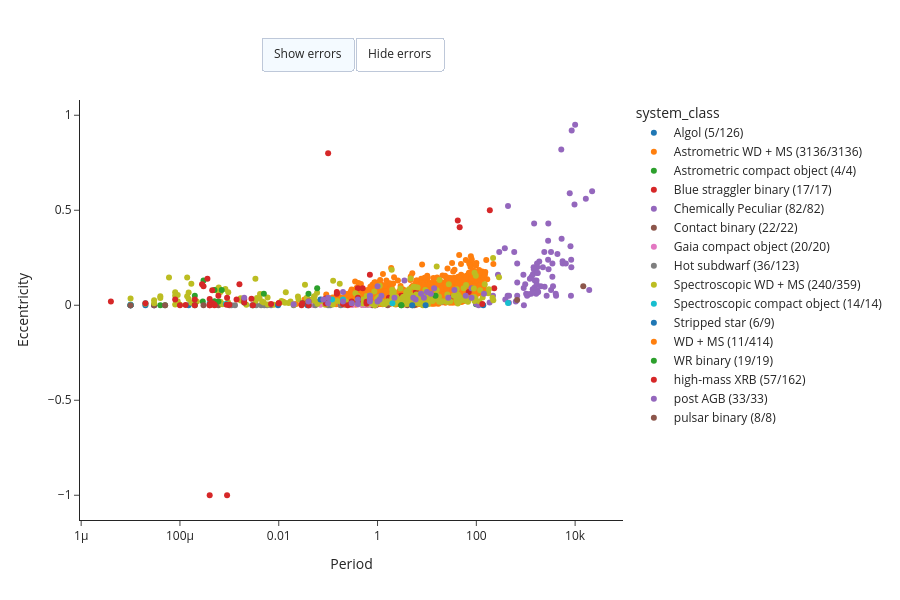

This figure's notebook cell:
### Code cell
plot_catalog(
    df,
    x="Period",
    y="Eccentricity",
    color_by="system_class",
    logx=True,
)

### Figure 1 — Plotly figure (JSON) as saved in the notebook; plotly's stock layout.template omitted (floating-point values rounded to 4 significant figures; data arrays with more than 128 entries replaced by an {"elided": "..."} marker saying what was removed)
{"data": [{"customdata": [["VFTS 061", "O9.7: V:", "ON8.5 III:"], ["VFTS 652", "O9 III:", "B2 Ip"], ["VFTS 538", "ON9 Ia", "O7.5: I:(f)"], ["VFTS 450", "O7::", "O9.7 III:"], ["Mu1 Sco", "B1V", "B:"]], "error_x": {"array": [2.333, 8.589, 4.16, 6.892, 1.446], "arrayminus": [0.0, 0.0, 0.0, 0.0, 0.0], "symmetric": false, "type": "data", "visible": false}, "error_y": {"array": [NaN, NaN, NaN, NaN, NaN], "arrayminus": [NaN, NaN, NaN, NaN, NaN], "symmetric": false, "type": "data", "visible": false}, "hovertemplate": "<b>%{customdata[0]}</b><br>Period: %Period<br>Eccentricity: %Eccentricity<br>Type1: %{customdata[1]}<br>Type2: %{customdata[2]}<extra></extra>", "mode": "markers", "name": "Algol (5/126)", "type": "scatter", "x": [1e-05, 0.00015, 2e-05, 3e-05, 1e-05], "y": [0.0, 0.0, 0.0, 0.0, 0.0]}, {"customdata": {"elided": "3136x3 str values"}, "error_x": {"array": {"elided": "3136 float values"}, "arrayminus": {"elided": "3136 float values"}, "symmetric": false, "type": "data", "visible": false}, "error_y": {"array": {"elided": "3136 float values"}, "arrayminus": {"elided": "3136 float values"}, "symmetric": false, "type": "data", "visible": false}, "hovertemplate": "<b>%{customdata[0]}</b><br>Period: %Period<br>Eccentricity: %Eccentricity<br>Type1: %{customdata[1]}<br>Type2: %{customdata[2]}<extra></extra>", "mode": "markers", "name": "Astrometric WD + MS (3136/3136)", "type": "scatter", "x": {"elided": "3136 float values"}, "y": {"elided": "3136 float values"}}, {"customdata": [["Gaia BH1", "MS", "BH"], ["Gaia BH2", "RG", "BH"], ["Gaia BH3", "RG", "BH"], ["Gaia NS1", "MS", "NS"]], "error_x": {"array": [185.4, 1276.0, 4155.0, 730.4], "arrayminus": [0.0, 0.0, 0.0, 0.0], "symmetric": false, "type": "data", "visible": false}, "error_y": {"array": [0.4323, 0.5167, 0.7243, 0.121], "arrayminus": [0.0, 0.0, 0.0, 0.0], "symmetric": false, "type": "data", "visible": false}, "hovertemplate": "<b>%{customdata[0]}</b><br>Period: %Period<br>Eccentricity: %Eccentricity<br>Type1: %{customdata[1]}<br>Type2: %{customdata[2]}<extra></extra>", "mode": "markers", "name": "Astrometric compact object (4/4)", "type": "scatter", "x": [0.003, 0.6, 98.5, 0.5], "y": [2e-05, 0.0009, 0.0048, 0.002]}, {"customdata": [["Cl* NGC 188 PKM 451", "MS", "WD"], ["Cl* NGC 188 PKM 1888", "MS", "WD"], ["Cl* NGC 188 PKM 2679", "MS", "WD"], ["Cl* NGC 188 PKM 4348", "MS", "WD"], ["Cl* NGC 188 PKM 4540", "MS", "WD"], ["Cl* NGC 188 PKM 4581", "MS", "WD"], ["Cl* NGC 188 PKM 4589", "MS", "WD"], ["Cl* NGC 188 PKM 4970", "MS", "WD"], ["Cl* NGC 188 PKM 5325", "MS", "WD"], ["Cl* NGC 188 PKM 5350", "MS", "WD"], ["Cl* NGC 188 PKM 5379", "MS", "WD"], ["Cl* NGC 188 PKM 5434", "MS", "WD"], ["Cl* NGC 188 PKM 5671", "MS", "WD"], ["[NMM2020] WOCS 5011", "MS", "WD"], ["[NMM2020] WOCS 10011", "MS", "WD"], ["[NMM2020] WOCS 20009", "MS", "WD"], ["[NMM2020] WOCS 36011", "MS", "WD"]], "error_x": {"array": [718.0, 2210.0, 1025.0, 1160.0, 2960.0, 545.1, 613.5, 1000.0, 1760.0, 687.0, 120.2, 1268.0, 1416.0, 2650.0, 511.0, 3960.0, 217.2], "arrayminus": [0.0, 0.0, 0.0, 0.0, 0.0, 0.0, 0.0, 0.0, 0.0, 0.0, 0.0, 0.0, 0.0, 0.0, 0.0, 0.0, 0.0], "symmetric": false, "type": "data", "visible": false}, "error_y": {"array": [0.31, 0.17, 0.02, 0.04, 0.29, 0.254, 0.17, 0.082, 0.74, 0.02, 0.21, 0.533, 0.268, 0.28, 0.3, 0.18, 0.65], "arrayminus": [0.0, 0.0, 0.0, 0.0, 0.0, 0.0, 0.0, 0.0, 0.0, 0.0, 0.0, 0.0, 0.0, 0.0, 0.0, 0.0, 0.0], "symmetric": false, "type": "data", "visible": false}, "hovertemplate": "<b>%{customdata[0]}</b><br>Period: %Period<br>Eccentricity: %Eccentricity<br>Type1: %{customdata[1]}<br>Type2: %{customdata[2]}<extra></extra>", "mode": "markers", "name": "Blue straggler binary (17/17)", "type": "scatter", "x": [4.0, 30.0, 8.0, 8.0, 70.0, 1.6, 1.7, 2.4, 12.0, 3.0, 0.04, 9.0, 7.0, 60.0, 6.0, 230.0, 0.4], "y": [0.03, 0.04, 0.05, 0.05, 0.07, 0.015, 0.04, 0.013, 0.03, 0.05, 0.03, 0.018, 0.018, 0.04, 0.07, 0.09, 0.09]}, {"customdata": {"elided": "82x3 str values"}, "error_x": {"array": [NaN, NaN, NaN, NaN, NaN, NaN, NaN, NaN, NaN, NaN, NaN, NaN, NaN, NaN, NaN, NaN, NaN, NaN, NaN, NaN, NaN, NaN, NaN, NaN, NaN, NaN, NaN, NaN, NaN, NaN, NaN, NaN, NaN, NaN, NaN, NaN, NaN, NaN, NaN, NaN, NaN, NaN, NaN, NaN, NaN, NaN, NaN, NaN, NaN, NaN, NaN, NaN, NaN, NaN, NaN, NaN, NaN, NaN, NaN, NaN, NaN, NaN, NaN, NaN, NaN, NaN, NaN, NaN, NaN, NaN, NaN, NaN, NaN, NaN, NaN, NaN, NaN, NaN, 4845.0, 1579.0, 1505.0, 2737.0], "arrayminus": [NaN, NaN, NaN, NaN, NaN, NaN, NaN, NaN, NaN, NaN, NaN, NaN, NaN, NaN, NaN, NaN, NaN, NaN, NaN, NaN, NaN, NaN, NaN, NaN, NaN, NaN, NaN, NaN, NaN, NaN, NaN, NaN, NaN, NaN, NaN, NaN, NaN, NaN, NaN, NaN, NaN, NaN, NaN, NaN, NaN, NaN, NaN, NaN, NaN, NaN, NaN, NaN, NaN, NaN, NaN, NaN, NaN, NaN, NaN, NaN, NaN, NaN, NaN, NaN, NaN, NaN, NaN, NaN, NaN, NaN, NaN, NaN, NaN, NaN, NaN, NaN, NaN, NaN, 0.0, 0.0, 0.0, 0.0], "symmetric": false, "type": "data", "visible": false}, "error_y": {"array": [NaN, NaN, -0.05, NaN, NaN, NaN, NaN, NaN, NaN, NaN, NaN, -0.05, -0.05, NaN, -0.05, NaN, NaN, -0.05, -0.05, -0.05, NaN, NaN, NaN, NaN, NaN, NaN, NaN, NaN, NaN, NaN, NaN, NaN, NaN, NaN, NaN, NaN, NaN, NaN, NaN, NaN, NaN, NaN, NaN, NaN, NaN, NaN, NaN, NaN, NaN, NaN, NaN, NaN, NaN, NaN, NaN, NaN, NaN, NaN, NaN, NaN, NaN, NaN, NaN, NaN, NaN, NaN, NaN, NaN, NaN, NaN, NaN, NaN, NaN, NaN, NaN, NaN, NaN, NaN, 0.056, 0.064, 0.07, 0.309], "arrayminus": [NaN, NaN, 0.05, NaN, NaN, NaN, NaN, NaN, NaN, NaN, NaN, 0.05, 0.05, NaN, 0.05, NaN, NaN, 0.05, 0.05, 0.05, NaN, NaN, NaN, NaN, NaN, NaN, NaN, NaN, NaN, NaN, NaN, NaN, NaN, NaN, NaN, NaN, NaN, NaN, NaN, NaN, NaN, NaN, NaN, NaN, NaN, NaN, NaN, NaN, NaN, NaN, NaN, NaN, NaN, NaN, NaN, NaN, NaN, NaN, NaN, NaN, NaN, NaN, NaN, NaN, NaN, NaN, NaN, NaN, NaN, NaN, NaN, NaN, NaN, NaN, NaN, NaN, NaN, NaN, 0.0, 0.0, 0.0, 0.0], "symmetric": false, "type": "data", "visible": false}, "hovertemplate": "<b>%{customdata[0]}</b><br>Period: %Period<br>Eccentricity: %Eccentricity<br>Type1: %{customdata[1]}<br>Type2: %{customdata[2]}<extra></extra>", "mode": "markers", "name": "Chemically Peculiar (82/82)", "type": "scatter", "x": [8383.0, 5573.0, 430.0, 975.6, 909.9, 2410.0, 274.3, 673.0, 5244.0, 1314.0, 1384.0, 217.2, 459.4, 1508.0, 2652.0, 1146.0, 291.0, 8231.0, 672.0, 4117.0, 1399.0, 437.9, 386.0, 3260.0, 3470.0, 3253.0, 1881.0, 2018.0, 8059.0, 2226.0, 377.8, 1693.0, 1066.0, 5609.0, 1689.0, 629.0, 457.0, 1785.0, 897.0, 2896.0, 9718.0, 8314.0, 1214.0, 672.0, 3464.0, 80.0, 1630.0, 1445.0, 1754.0, 918.0, 1653.0, 16470.0, 1711.0, 19300.0, 3570.0, 22060.0, 185.7, 8523.0, 10000.0, 5324.0, 1461.0, 1668.0, 2866.0, 4049.0, 4382.0, 7780.0, 584.9, 1735.0, 1710.0, 2837.0, 6489.0, 2378.0, 2837.0, 1529.0, 1019.0, 111.0, 1294.0, 1479.0, 20.0, 6.0, 11.0, 99.0], "y": [0.2, 0.232, 0.05, 0.11, 0.091, 0.098, 0.161, 0.12, 0.82, 0.15, 0.084, 0.05, 0.05, 0.093, 0.05, 0.058, 0.28, 0.05, 0.05, 0.05, 0.163, 0.523, 0.03, 0.08, 0.22, 0.28, 0.23, 0.1, 0.31, 0.2, 0.3, 0.22, 0.05, 0.22, 0.08, 0.02, 0.013, 0.07, 0.16, 0.19, 0.53, 0.24, 0.14, 0.22, 0.15, 0.09, 0.06, 0.2, 0.17, 0.0, 0.13, 0.56, 0.2, 0.08, 0.1, 0.6, 0.015, 0.92, 0.95, 0.35, 0.19, 0.11, 0.43, 0.06, 0.27, 0.59, 0.28, 0.07, 0.17, 0.34, 0.22, 0.28, 0.24, 0.13, 0.06, 0.0, 0.06, 0.43, 0.019, 0.011, 0.06, 0.008]}, {"customdata": [["LSS 3074", "O6-7:(f):, Contact", "O4 f +, Contact"], ["MY Cam", "O4.5-6V, Contact", "O6V, Contact"], ["OGLE SMC-SC10 108086", "O9V, Contact", "O9.5-B0V, Contact"], ["TU Mus", "O7V, Contact", "O8V, Contact"], ["V382 Cyg", "O6.5V((f)), Contact", "O6V((f)), Contact"], ["VFTS 352", "O4.5 V(n)((fc))z, Contact", "O5.5 V(n)((fc))z, Contact"], ["CT Tau", "B1V, Contact", "B1V, Contact"], ["GU Mon", "B1V, Contact", "B1V, Contact"], ["SV Cen", "B, Contact?", "B, Contact?"], ["V606 Cen", "B0.5V, Contact", "B2V, Contact"], ["V701 Sco", "B1-1.5V, Contact", "B1-1.5V, Contact"], ["V745 Cas", "B0V, Contact", "B1-2 IV/V, Contact"], ["VFTS 066", "B0V, Contact", "B1.5III, Contact"], ["RZ Pyx", "B5V, Contact", "B5/7V, Contact"], ["LY Aur", "O9II, Contact", "O9III, Contact"], ["XZ Cep", "O9.5V, Contact", "B1III, Contact"], ["V348 Car", "B0-B.05III , Contact", "B1III, Contact"], ["V729 Cyg", "O6.5-7 Ia, Contact", "Ofpe/WN9, Contact"], ["BH Cen", "B, Contact", "B, Contact"], ["HD 64315B", "O9V, Contact", "O9V, Contact"], ["DIRECT V4741 M31A", "O, Contact", "O, Contact"], ["DIRECT V1555 M31A", "O, Contact", "O, Contact"]], "error_x": {"array": [2.185, 1.175, NaN, 1.387, 1.886, 1.124, 0.6668, 0.8966, 1.657, 1.495, 0.7619, 1.411, 1.141, 0.6562, NaN, NaN, NaN, 6.598, NaN, 1.019, NaN, NaN], "arrayminus": [0.0, 0.0, NaN, 0.0, 0.0, 0.0, 0.0, 0.0, 0.0, 0.0, 0.0, 0.0, 0.0, 0.0, NaN, NaN, NaN, 0.0, NaN, 0.0, NaN, NaN], "symmetric": false, "type": "data", "visible": false}, "error_y": {"array": [0.0, 0.0, 0.0, 0.0, 0.0, 0.0, 0.0, 0.0, 0.0, 0.26, 0.0, 0.0, 0.0, 0.0, 0.0, 0.0, 0.0, 0.0, 0.0, 0.0, 0.0, 0.0], "arrayminus": [0.0, 0.0, 0.0, 0.0, 0.0, 0.0, 0.0, 0.0, 0.0, 0.0, 0.0, 0.0, 0.0, 0.0, 0.0, 0.0, 0.0, 0.0, 0.0, 0.0, 0.0, 0.0], "symmetric": false, "type": "data", "visible": false}, "hovertemplate": "<b>%{customdata[0]}</b><br>Period: %Period<br>Eccentricity: %Eccentricity<br>Type1: %{customdata[1]}<br>Type2: %{customdata[2]}<extra></extra>", "mode": "markers", "name": "Contact binary (22/22)", "type": "scatter", "x": [0.0006, 0.0, 0.8831, 0.0, 1e-05, 0.0, 0.0, 0.0, 0.001, 0.0, 0.0, 1e-05, 1e-05, 3e-05, 4.02, 5.097, 5.562, 3e-05, 0.7916, 0.0, 1.604, 0.917], "y": [0.0, 0.0, 0.0, 0.0, 0.0, 0.0, 0.0, 0.0, 0.0, 0.07, 0.0, 0.0, 0.0, 0.0, 0.0, 0.0, 0.0, 0.0, 0.0, 0.0, 0.0, 0.0]}, {"customdata": [["J0553-1349", "MS", "NS"], ["J2057-4742", "MS", "NS"], ["J1553-6846", "MS", "NS"], ["J2102+3703", "MS", "NS"], ["J0742-4749", "MS", "NS"], ["J0152-2049", "MS", "NS"], ["J0003-5604", "MS", "NS"], ["J1733+5808", "MS", "NS"], ["J1150-2203", "MS", "NS"], ["J1449+6919", "MS", "NS"], ["J0217-7541", "MS", "NS"], ["J0639-3655", "MS", "NS"], ["J1739+4502", "MS", "NS"], ["J0036-0932", "MS", "NS"], ["J1048+6547", "MS", "NS"], ["J2145+2837", "MS", "NS"], ["J2244-2236", "MS", "NS"], ["J0824+5254", "MS", "NS"], ["J0230+5950", "MS", "NS"], ["J0634+6256", "MS", "NS"]], "error_x": {"array": [189.0, 230.1, 310.1, 480.8, 497.2, 536.0, 561.5, 570.6, 631.6, 632.4, 635.4, 654.0, 656.8, 718.9, 822.0, 888.8, 937.8, 1023.0, 1024.0, 1044.0], "arrayminus": [0.0, 0.0, 0.0, 0.0, 0.0, 0.0, 0.0, 0.0, 0.0, 0.0, 0.0, 0.0, 0.0, 0.0, 0.0, 0.0, 0.0, 0.0, 0.0, 0.0], "symmetric": false, "type": "data", "visible": false}, "error_y": {"array": [0.3872, 0.3069, 0.5293, 0.439, 0.164, 0.6605, 0.79, 0.3083, 0.548, 0.2658, 0.3195, 0.708, 0.6759, 0.3972, 0.348, 0.5805, 0.5655, 0.674, 0.742, 0.553], "arrayminus": [0.0, 0.0, 0.0, 0.0, 0.0, 0.0, 0.0, 0.0, 0.0, 0.0, 0.0, 0.0, 0.0, 0.0, 0.0, 0.0, 0.0, 0.0, 0.0, 0.0], "symmetric": false, "type": "data", "visible": false}, "hovertemplate": "<b>%{customdata[0]}</b><br>Period: %Period<br>Eccentricity: %Eccentricity<br>Type1: %{customdata[1]}<br>Type2: %{customdata[2]}<extra></extra>", "mode": "markers", "name": "Gaia compact object (20/20)", "type": "scatter", "x": [0.05, 0.07, 0.11, 0.26, 0.4, 0.18, 0.29, 0.31, 0.22, 0.21, 0.7, 0.6, 0.6, 0.9, 5.0, 0.7, 0.5, 3.3, 5.0, 2.1], "y": [0.0007, 0.0026, 0.0021, 0.009, 0.004, 0.001, 0.005, 0.001, 0.004, 0.001, 0.0033, 0.013, 0.0018, 0.0021, 0.009, 0.0035, 0.0011, 0.012, 0.011, 0.011]}, {"customdata": [["HD58978", "Be", "sdOB"], ["HD200120", "Be", "sdOB"], ["HD10516", "Be", "sdOB"], ["HD55606", "Be", "sdOB"], ["HD109387", "Be", "sdOB"], ["HD113120", "Be", "sdOB"], ["HD137387", "Be", "sdOB"], ["HD152478", "Be", "sdOB"], ["HD157042", "Be", "sdOB"], ["HD41335", "Be", "sdOB"], ["HD161306", "Be", "sdOB"], ["HD183537", "Be", "sdOB"], ["HD191610", "Be", "sdOB"], ["HD194335", "Be", "sdOB"], ["HD200310", "Be", "sdOB"], ["HD167128", "Be", "sdOB"], ["GALEXJ2349+3844", null, null], ["V477Lyr", null, null], ["HFG1", null, null], ["EC20182-6534", null, null], ["EC22202-1834", null, null], ["EQPsc", null, null], ["EC02200-2338", null, null], ["KPD2215+5037", null, null], ["EC13332-1424", null, null], ["EC21556-5552", null, null], ["EC12408-1427", null, null], ["PG1253+284", null, null], ["PG0958-073", null, null], ["PB7352", null, null], ["EC20369-1804", null, null], ["PG1439-013", null, null], ["EC20260-4757", null, null], ["PG1558-007", null, null], ["EGB5", null, null], ["HD185510", null, null]], "error_x": {"array": [37.25, 28.19, 126.7, 93.74, 61.54, 181.4, 192.0, 236.3, 176.1, 80.87, 99.26, 69.52, 359.2, 63.14, 147.6, 40.32, 0.4625, 0.4717, 0.5816, 0.5988, 0.7047, 0.8008, 0.8022, 0.8091, 0.8279, 0.834, 0.9024, 3.016, 3.181, 3.622, 4.51, 7.291, 8.952, 10.35, 16.54, 20.66], "arrayminus": [0.0, 0.0, 0.0, 0.0, 0.0, 0.0, 0.0, 0.0, 0.0, 0.0, 0.0, 0.0, 0.0, 0.0, 0.0, 0.0, 0.0, 0.0, 0.0, 0.0, 0.0, 0.0, 0.0, 0.0, 0.0, 0.0, 0.0, 0.0, 0.0, 0.0, 0.0, 0.0, 0.0, 0.0, 0.0, 0.0], "symmetric": false, "type": "data", "visible": false}, "error_y": {"array": [NaN, NaN, NaN, NaN, NaN, NaN, NaN, NaN, NaN, NaN, NaN, NaN, NaN, NaN, 0.19, NaN, 0.04, NaN, 0.08, NaN, NaN, 0.07, NaN, NaN, NaN, NaN, NaN, NaN, NaN, 0.014, NaN, NaN, NaN, NaN, 0.05, 0.083], "arrayminus": [NaN, NaN, NaN, NaN, NaN, NaN, NaN, NaN, NaN, NaN, NaN, NaN, NaN, NaN, 0.0, NaN, 6.939e-18, NaN, 1.388e-17, NaN, NaN, 0.0, NaN, NaN, NaN, NaN, NaN, NaN, NaN, 1.735e-18, NaN, NaN, NaN, NaN, -1.388e-17, 0.0], "symmetric": false, "type": "data", "visible": false}, "hovertemplate": "<b>%{customdata[0]}</b><br>Period: %Period<br>Eccentricity: %Eccentricity<br>Type1: %{customdata[1]}<br>Type2: %{customdata[2]}<extra></extra>", "mode": "markers", "name": "Hot subdwarf (36/123)", "type": "scatter", "x": [0.007, 0.0011, 0.0035, 0.02, 0.0058, 0.11, 0.1, 0.18, 0.04, 0.0044, 0.055, 0.0051, 0.041, 0.0029, 0.038, 0.0013, 0.0, 0.0, 0.0, 0.0, 0.0, 0.0, 0.0, 0.0, 0.0, 0.0, 0.0, 0.0, 0.0, 0.0, 0.0, 0.0, 0.0, 0.0, 0.0, 0.0], "y": [0.0, 0.0, 0.0, 0.0, 0.0, 0.0, 0.0, 0.0, 0.0, 0.0, 0.0, 0.0, 0.0, 0.0, 0.01, 0.0, 0.02, 0.06, 0.01, 0.13, 0.18, 0.04, 0.28, 0.06, 0.06, 0.12, 0.11, 0.14, 0.18, 0.01, 0.18, 0.28, 0.29, 0.07, 0.048, 0.011]}, {"customdata": {"elided": "240x3 str values"}, "error_x": {"array": {"elided": "240 float values"}, "arrayminus": {"elided": "240 float values"}, "symmetric": false, "type": "data", "visible": false}, "error_y": {"array": {"elided": "240 float values"}, "arrayminus": {"elided": "240 float values"}, "symmetric": false, "type": "data", "visible": false}, "hovertemplate": "<b>%{customdata[0]}</b><br>Period: %Period<br>Eccentricity: %Eccentricity<br>Type1: %{customdata[1]}<br>Type2: %{customdata[2]}<extra></extra>", "mode": "markers", "name": "Spectroscopic WD + MS (240/359)", "type": "scatter", "x": {"elided": "240 float values"}, "y": {"elided": "240 float values"}}, {"customdata": [["VFTS 243", "O7V", "BH"], ["NGC 3201 #12560", "MS", "BH"], ["HD 130298", "O6.5III", "BH"], ["G3425", "RG", "BH?"], ["2XMM J1255", "MS", "NS/WD?"], ["2MASS J06163552", "MS", "NS/WD?"], ["LAMOST J1123", "MS", "NS/WD?"], ["56 UMa", "RG", "NS/WD?"], ["J0606+2132", "MS", "NS/WD?"], ["G3431", "MS", "NS/WD?"], ["G8441", "RG", "NS/WD/MS?"], ["LAMOST J2354", "MS", "WD/NS?"], ["2MASS J1527", "MS", "WD/NS?"], ["G4031", "MS", "WD"]], "error_x": {"array": [10.4, 166.9, 14.63, 875.0, 2.761, 0.8666, 0.2738, 16470.0, 2.774, 120.4, 46.69, 0.4799, 0.2557, 137.3], "arrayminus": [0.0, 0.0, 0.0, 0.0, 0.0, 0.0, 0.0, 37.0, 0.0, 0.01, 0.04, 0.0, 0.0, 0.05], "symmetric": false, "type": "data", "visible": false}, "error_y": {"array": [0.005, 0.59, 0.45, 0.04, NaN, 0.0, NaN, 0.55, 0.0, 0.1, -0.01, 0.0, NaN, 0.194], "arrayminus": [0.0, 0.0, 0.0, 0.0, NaN, 0.002, NaN, 0.0, 0.0, 0.01, 0.01, 0.0, NaN, 0.0], "symmetric": false, "type": "data", "visible": false}, "hovertemplate": "<b>%{customdata[0]}</b><br>Period: %Period<br>Eccentricity: %Eccentricity<br>Type1: %{customdata[1]}<br>Type2: %{customdata[2]}<extra></extra>", "mode": "markers", "name": "Spectroscopic compact object (14/14)", "type": "scatter", "x": [0.0004, 0.09, 0.00085, 2.0, 1e-05, 0.0, 0.0, 438.0, 2e-05, 0.2, 0.12, 1e-05, 0.0, 0.66], "y": [0.012, 0.02, 0.007, 0.01, 0.0, 0.007, 0.0, 0.012, 0.01, 0.03, 0.03, 0.002, 0.0, 0.021]}, {"customdata": [["VFTS 291", "B", "SS"], ["LB-1", "B3Ve", "SS"], ["NGC 1850 BH1", "MS", "SS"], ["2dFS 2553", "Be", "SS"], ["Sk -71 35", "O9Ve", "SS"], ["Upsilon Sagittarii", "B", "SS"]], "error_x": {"array": [108.0, 78.79, NaN, 93.53, NaN, NaN], "arrayminus": [0.0, 0.0, NaN, -0.01, NaN, NaN], "symmetric": false, "type": "data", "visible": false}, "error_y": {"array": [NaN, NaN, NaN, NaN, NaN, NaN], "arrayminus": [NaN, NaN, NaN, NaN, NaN, NaN], "symmetric": false, "type": "data", "visible": false}, "hovertemplate": "<b>%{customdata[0]}</b><br>Period: %Period<br>Eccentricity: %Eccentricity<br>Type1: %{customdata[1]}<br>Type2: %{customdata[2]}<extra></extra>", "mode": "markers", "name": "Stripped star (6/9)", "type": "scatter", "x": [0.038, 0.0097, 5.04, 0.07, 9.399, 137.9], "y": [0.0, 0.0, 0.0, 0.03, 0.0, 0.0]}, {"customdata": [["VWHyi", null, null], ["UGem", null, null], ["SDSSJ212531-010745", null, null], ["CHUMa", null, null], ["2M11463394+0055104", null, null], ["2M10243847+1624582", null, null], ["2M10552625+4729228", null, null], ["HD15144", null, null], ["G203-47", null, null], ["V651Mon", null, null], ["AYCet", null, null]], "error_x": {"array": [0.07427, 0.1769, 0.2898, 0.3432, 0.4087, 0.5259, 2.187, 2.998, 14.71, 15.99, 56.8], "arrayminus": [0.0, 0.0, 0.0, 0.0, 0.0, 0.0, 0.0, 0.0, 0.0, 0.0, 0.0], "symmetric": false, "type": "data", "visible": false}, "error_y": {"array": [0.0323, 0.015, 0.008, NaN, 0.01376, 0.01523, NaN, 0.021, 0.064, 0.01, 0.05], "arrayminus": [6.939e-18, 0.0, 6.939e-18, NaN, -3.469e-18, 0.0, NaN, 3.469e-18, -1.388e-17, -6.939e-18, 1.388e-17], "symmetric": false, "type": "data", "visible": false}, "hovertemplate": "<b>%{customdata[0]}</b><br>Period: %Period<br>Eccentricity: %Eccentricity<br>Type1: %{customdata[1]}<br>Type2: %{customdata[2]}<extra></extra>", "mode": "markers", "name": "WD + MS (11/414)", "type": "scatter", "x": [0.0, 0.0, 0.0, 0.0, 0.0, 0.0, 0.0, 0.0, 0.0, 0.0, 0.0], "y": [0.0008, 0.012, 0.037, 0.012, 0.0135, 0.01433, 0.01572, 0.009, 0.004, 0.06, 0.04]}, {"customdata": [["BAT99 19", "O6 V", "WR-WN4"], ["BAT99 28", "O5 V", "WR-WC6"], ["BAT99 29", "B1.5 V", "WR-WN3"], ["BAT99 38", "O-uncertain", "WR-WC4"], ["BAT99 39", "O6 V", "WR-WC4"], ["BAT99 43", "O9 V", "WR-WN3"], ["BAT99 49", "O9 V", "WR-WN4"], ["BAT99 59", "O9 V", "WR-WN4"], ["BAT99 64", "O9 V", "WR-WN4"], ["BAT99 71", "O6.5 V", "WR-WN3"], ["BAT99 77", "O7.5 III", "WR-WN7"], ["BAT99 92", "O6 V", "WR-WN3"], ["BAT99 103", "O4 V", "WR-WN5"], ["BAT99 126", "O7 V", "WR-WN3"], ["BAT99 129", "O4 V", "WR-WN5"], ["SMC AB 3", "O-O9", "WR-WN3"], ["SMC AB 6", "O-O5.5 V", "WR-WN3"], ["SMC AB 7", "O-O6 I", "WR-WN4"], ["SMC AB 8", "O-O4 V", "WR-WO4"]], "error_x": {"array": [17.99, NaN, 2.201, NaN, NaN, 2.816, 31.66, 4.712, 37.53, 2.326, 3.003, 4.312, 2.759, 25.46, 2.768, 10.05, 6.538, 19.56, 19.56], "arrayminus": [0.0, NaN, 0.0, NaN, NaN, 0.0, 0.0, 0.0, 0.0, 0.0, 0.0, 0.0, 0.0, 0.0, 0.0, 0.0, 0.0, 0.0, 0.0], "symmetric": false, "type": "data", "visible": false}, "error_y": {"array": [0.006, 0.11, 0.03, NaN, NaN, 0.02, 0.339, 0.24, 0.07, 0.01, 0.3, 0.0, NaN, 0.32, NaN, 0.03, NaN, 0.08, 0.08], "arrayminus": [0.0, 0.0, 0.0, NaN, NaN, 0.0, -0.099, 0.0, 0.0, 0.0, 0.0, 0.0, NaN, 0.0, NaN, 0.0, NaN, 0.0, 0.0], "symmetric": false, "type": "data", "visible": false}, "hovertemplate": "<b>%{customdata[0]}</b><br>Period: %Period<br>Eccentricity: %Eccentricity<br>Type1: %{customdata[1]}<br>Type2: %{customdata[2]}<extra></extra>", "mode": "markers", "name": "WR binary (19/19)", "type": "scatter", "x": [0.002, 14.93, 0.0003, 3.033, 3.033, 0.0002, 0.03, 0.0007, 0.06, 0.0005, 0.00029, 0.0006, 5e-05, 0.04, 0.0002, 0.005, 4e-05, 0.0005, 0.0005], "y": [0.014, 0.05, 0.13, 0.0, 0.0, 0.05, 0.011, 0.08, 0.09, 0.08, 0.02, 0.02, 0.0, 0.06, 0.0, 0.06, 0.0, 0.02, 0.02]}, {"customdata": {"elided": "57x3 str values"}, "error_x": {"array": [15.66, 203.3, 11.6, 24.32, 26.49, 28.1, 36.21, 249.7, 110.0, 316.6, 10.7, 59.54, 105.4, 9.543, 8.963, 247.4, 16.55, 5.283, 2.004, 164.5, 14.36, NaN, 6.7, 41.5, NaN, NaN, 16.53, 3.728, 75.31, 132.9, 8.95, 6.782, 10.45, 3.412, 9.74, 29.8, 4.927, 4.569, 5.424, 3.906, 6.451, 4.74, 242.2, 18.54, 37.88, 22.58, 8.375, 4.4, 13.08, 172.1, 40.41, 5.6, NaN, 46.02, 12.66, 9.518, 60.33], "arrayminus": [0.0, 0.0, 0.0, 0.0, 0.0, 0.0, 0.0, 0.0, 0.0, 0.0, 0.0, 0.0, 0.0, 0.0, 0.0, 0.0, 0.0, 0.0, 0.0, 0.0, 0.0, NaN, 0.0, 0.0, NaN, NaN, 0.0, 0.0, 0.0, 0.0, 0.0, 0.0, 0.0, 0.0, 0.0, 0.0, 0.0, 0.0, 0.0, 0.0, 0.0, 0.0, 0.0, 0.0, 0.0, 0.0, 0.0, 0.0, 0.0, 0.0, 0.0, 0.0, NaN, 0.0, 0.0, 0.0, 0.0], "symmetric": false, "type": "data", "visible": false}, "error_y": {"array": [0.45, 0.225, 0.13, 0.334, 0.503, 0.085, 0.41, 0.093, 0.45, 0.46, 0.2, 0.0, 0.1, 0.6, 0.028, 0.66, 0.498, 0.11, 0.0001, NaN, 0.17, NaN, NaN, 0.448, 0.517, NaN, 0.38, 0.17, 0.03, 0.07, 0.19, NaN, 0.106, 0.01, 1.19, 0.358, 0.3, 1.2, 0.17, 0.32, 0.05, 0.23, 0.87, 0.4, 0.118, 0.036, 0.18, -0.018, 0.04, 0.237, 0.027, NaN, NaN, 0.417, 0.4023, 0.28, 0.1], "arrayminus": [0.0, 0.0, 0.0, 0.0, 0.0, 0.0, 0.0, 0.0, 0.0, 0.0, 0.0, 0.0, 0.0, 0.0, 0.0, 0.0, 0.0, 0.0, 0.0, NaN, 0.0, NaN, NaN, 0.0, 0.0, NaN, 0.0, 0.0, 0.0, 0.0, 0.0, NaN, 0.0, 0.0, 0.0, 0.0, 0.0, 0.0, 0.0, 0.0, 0.0, 0.0, 0.0, 0.0, 0.0, 0.0, 0.0, 0.0, 0.0, 0.0, 0.0, NaN, NaN, 0.0, 0.0, 0.0, 0.0], "symmetric": false, "type": "data", "visible": false}, "hovertemplate": "<b>%{customdata[0]}</b><br>Period: %Period<br>Eccentricity: %Eccentricity<br>Type1: %{customdata[1]}<br>Type2: %{customdata[2]}<extra></extra>", "mode": "markers", "name": "high-mass XRB (57/162)", "type": "scatter", "x": [0.0014, 0.089, 0.0006, 0.0004, 0.0028, 0.2, 0.29, 0.6, 0.3, 0.7, 0.5, 0.15, 0.4, 0.0002, 0.00045, 0.4, 0.0004, 0.00046, 0.029, 0.1, 0.002, 187.5, 0.0005, 0.002, 132.5, 42.12, 0.15, 2e-05, 0.25, 0.03, 0.01, 0.0004, 0.00013, 4e-06, 0.0004, 0.001, 0.00036, 0.0009, 0.0004, 8e-05, 0.0016, 0.00028, 0.01, 0.003, 0.09, 0.0002, 0.0003, 0.0009, 0.0, 0.6, 0.007, 0.0001, 46.02, 0.0005, 0.00088, 0.04, 0.04], "y": [0.03, 0.035, 0.05, 0.005, 0.034, 0.007, 0.007, 0.018, 0.02, 0.16, 0.09, 0.06, 0.04, 0.03, 0.079, 0.02, 0.033, 0.01, 0.0, 0.8, 0.03, 0.5, 0.0, 0.014, 0.007, 0.446, 0.07, 0.01, 0.0, 0.01, 0.01, 0.0, 0.001, 0.02, -1.0, 0.002, 0.14, -1.0, 0.0, 0.03, 0.11, 0.11, 0.01, 0.0, 0.009, 0.0003, 0.1, 0.039, 0.01, 0.009, 0.007, 0.0, 0.41, 0.002, 0.0032, 0.02, 0.0]}, {"customdata": [["89 Her", "MS?", "post AGB"], ["AC Her", "MS?", "post AGB"], ["BD+39 4926", "MS?", "post AGB"], ["BD+46 442", "MS?", "post AGB"], ["DY Ori", "MS?", "post AGB"], ["EP Lyr", "MS?", "post AGB"], ["HD 44179", "MS?", "post AGB"], ["HD 46703", "MS?", "post AGB"], ["HD 52961", "MS?", "post AGB"], ["HD 95767", "MS?", "post AGB"], ["HD 108015", "MS?", "post AGB"], ["HD 131356", "MS?", "post AGB"], ["HD 158616", "MS?", "post AGB"], ["HD 213985", "MS?", "post AGB"], ["HP Lyr", "MS?", "post AGB"], ["HR 4049", "MS?", "post AGB"], ["IRAS 05208-2035", "MS?", "post AGB"], ["IRAS 06165+3158", "MS?", "post AGB"], ["IRAS 06452-3456", "MS?", "post AGB"], ["IRAS 08544-4431", "MS?", "post AGB"], ["IRAS 09144-4933", "MS?", "post AGB"], ["IRAS 15469-5311", "MS?", "post AGB"], ["IRAS 16230-3410", "MS?", "post AGB"], ["IRAS 17038-4815", "MS?", "post AGB"], ["IRAS 19125+0343", "MS?", "post AGB"], ["IRAS 19135+3937", "MS?", "post AGB"], ["IRAS 19157-0247", "MS?", "post AGB"], ["RU Cen", "MS?", "post AGB"], ["SAO 173329", "MS?", "post AGB"], ["ST Pup", "MS?", "post AGB"], ["SX Cen", "MS?", "post AGB"], ["TW Cam", "MS?", "post AGB"], ["U Mon", "MS?", "post AGB"]], "error_x": {"array": [288.9, 1188.0, 871.3, 140.8, 1212.0, 1137.0, 316.5, 597.2, 1288.0, 1928.0, 900.4, 1479.0, 362.3, 258.9, 1738.0, 430.5, 234.3, 261.9, 215.0, 500.1, 1735.0, 389.5, 646.3, 1382.0, 519.0, 126.9, 119.5, 1479.0, 115.9, 403.8, 556.7, 656.9, 2407.0], "arrayminus": [0.0, 0.0, 0.0, 0.0, 0.0, 0.0, 0.0, 0.0, 0.0, 0.0, 0.0, 0.0, 0.0, 0.0, 0.0, 0.0, 0.0, 0.0, 0.0, 0.0, 0.0, 0.0, 0.0, 0.0, 0.0, 0.0, 0.0, 0.0, 0.0, 0.0, 0.0, 0.0, 0.0], "symmetric": false, "type": "data", "visible": false}, "error_y": {"array": [0.22, -0.05, 0.018, 0.08, 0.14, 0.3, 0.24, 0.28, 0.22, 0.2, -0.03, 0.28, -0.1, 0.16, 0.16, 0.29, -0.02, -0.05, -0.03, 0.18, 0.26, 0.06, -0.13, 0.57, 0.21, 0.1, 0.3, 0.55, -0.04, -0.04, -0.06, 0.21, 0.19], "arrayminus": [0.0, 0.05, 0.0, 0.0, 0.0, 0.0, 0.0, 0.0, 0.0, 0.0, 0.03, 0.0, 0.1, 0.0, 0.0, 0.0, 0.02, 0.05, 0.03, 0.0, 0.0, 0.0, 0.13, 0.0, 0.0, 0.0, 0.0, 0.0, 0.04, 0.04, 0.06, 0.0, 0.0], "symmetric": false, "type": "data", "visible": false}, "hovertemplate": "<b>%{customdata[0]}</b><br>Period: %Period<br>Eccentricity: %Eccentricity<br>Type1: %{customdata[1]}<br>Type2: %{customdata[2]}<extra></extra>", "mode": "markers", "name": "post AGB (33/33)", "type": "scatter", "x": [0.2, 1.2, 0.4, 0.02, 36.0, 14.0, 1.1, 0.2, 0.3, 61.0, 5.9, 8.7, 1.0, 0.7, 80.0, 0.1, 0.04, 0.7, 0.4, 1.0, 27.0, 0.7, 3.5, 12.0, 0.7, 0.08, 0.1, 10.0, 0.002, 2.2, 7.6, 5.3, 143.0], "y": [0.07, 0.05, 0.006, 0.005, 0.08, 0.09, 0.03, 0.02, 0.01, 0.05, 0.03, 0.04, 0.1, 0.05, 0.04, 0.01, 0.02, 0.05, 0.03, 0.02, 0.04, 0.02, 0.13, 0.06, 0.03, 0.03, 0.04, 0.07, 0.04, 0.04, 0.06, 0.04, 0.06]}, {"customdata": [["PSR B1820-11", "MS/WD?", "NS"], ["PSR J1954+2529", "MS/WD?", "NS"], ["PSR J0045-7319", "BIV", "NS"], ["PSR B1259-63", "Be", "NS"], ["PSR J1638-4725", "B", "NS"], ["PSR J2032+4127", "Be", "NS"], ["PSR J2108+4516", "O/Be", "NS"], ["PSR J0210+5845", "B6V", "NS"]], "error_x": {"array": [357.8, 82.72, 51.17, 1237.0, 231.0, 16330.0, 269.4, 2567.0], "arrayminus": [0.0, 0.0, 0.0, 0.0, 0.0, -330.0, 0.0, 9496.0], "symmetric": false, "type": "data", "visible": false}, "error_y": {"array": [0.7946, 0.114, 0.8079, 0.8699, 0.5789, 0.933, 0.08742, 0.36], "arrayminus": [0.0, 0.0, 0.0, 0.0, 0.0, 0.003, 0.0, 0.03], "symmetric": false, "type": "data", "visible": false}, "hovertemplate": "<b>%{customdata[0]}</b><br>Period: %Period<br>Eccentricity: %Eccentricity<br>Type1: %{customdata[1]}<br>Type2: %{customdata[2]}<extra></extra>", "mode": "markers", "name": "pulsar binary (8/8)", "type": "scatter", "x": [0.0003, 5e-05, 0.0, 1e-05, 0.0, 670.0, 0.0, 14610.0], "y": [1e-05, 0.0, 0.0, 0.0, 0.0, 0.028, 0.0, 0.1]}], "layout": {"height": 600, "legend": {"title": {"text": "system_class"}}, "updatemenus": [{"buttons": [{"args": [{"error_x.visible": [true, true, true, true, true, true, true, true, true, true, true, true, true, true, true, true], "error_y.visible": [true, true, true, true, true, true, true, true, true, true, true, true, true, true, true, true]}], "label": "Show errors", "method": "update"}, {"args": [{"error_x.visible": [false, false, false, false, false, false, false, false, false, false, false, false, false, false, false, false], "error_y.visible": [false, false, false, false, false, false, false, false, false, false, false, false, false, false, false, false]}], "label": "Hide errors", "method": "update"}], "direction": "right", "type": "buttons", "x": 0.5, "xanchor": "center", "y": 1.15}], "width": 900, "xaxis": {"title": {"text": "Period"}, "type": "log"}, "yaxis": {"title": {"text": "Eccentricity"}}}}
